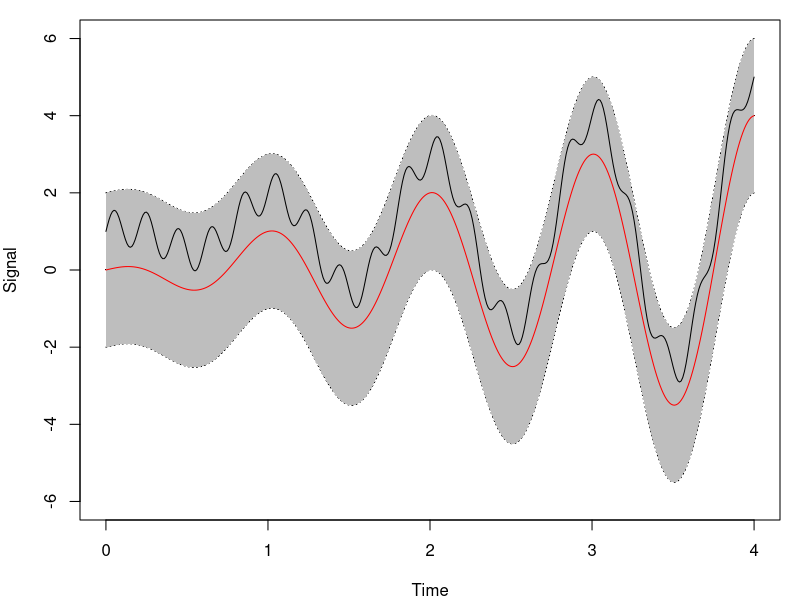

The R source for this figure:
mar <- c(4, 4, 1, 1)

limit <- 1.5
ylim <- 6
x <- seq(0, 4, 0.01)
y <- x * sin(2*pi*(x+1/4))
width <- 5
height <- 5
len <- length(x)

pdf("../images/generated/tube.pdf", width = width, height = height)
par(mar = mar)
plot(x, y, pch = ".", ylim = c(-ylim, ylim), xlab = "Time", ylab = "Signal")
lines(x, y + 2, lty=3)
lines(x, y - 2, lty=3)
polygon(c(x, rev(x)), c(y + 2, rev(y - 2)), col="gray", border=NA)
lines(x, y, col="red")
d1 <- 1 + 0.5 * sin(2*pi*(5*x))
lines(x, y + d1)
dev.off()
